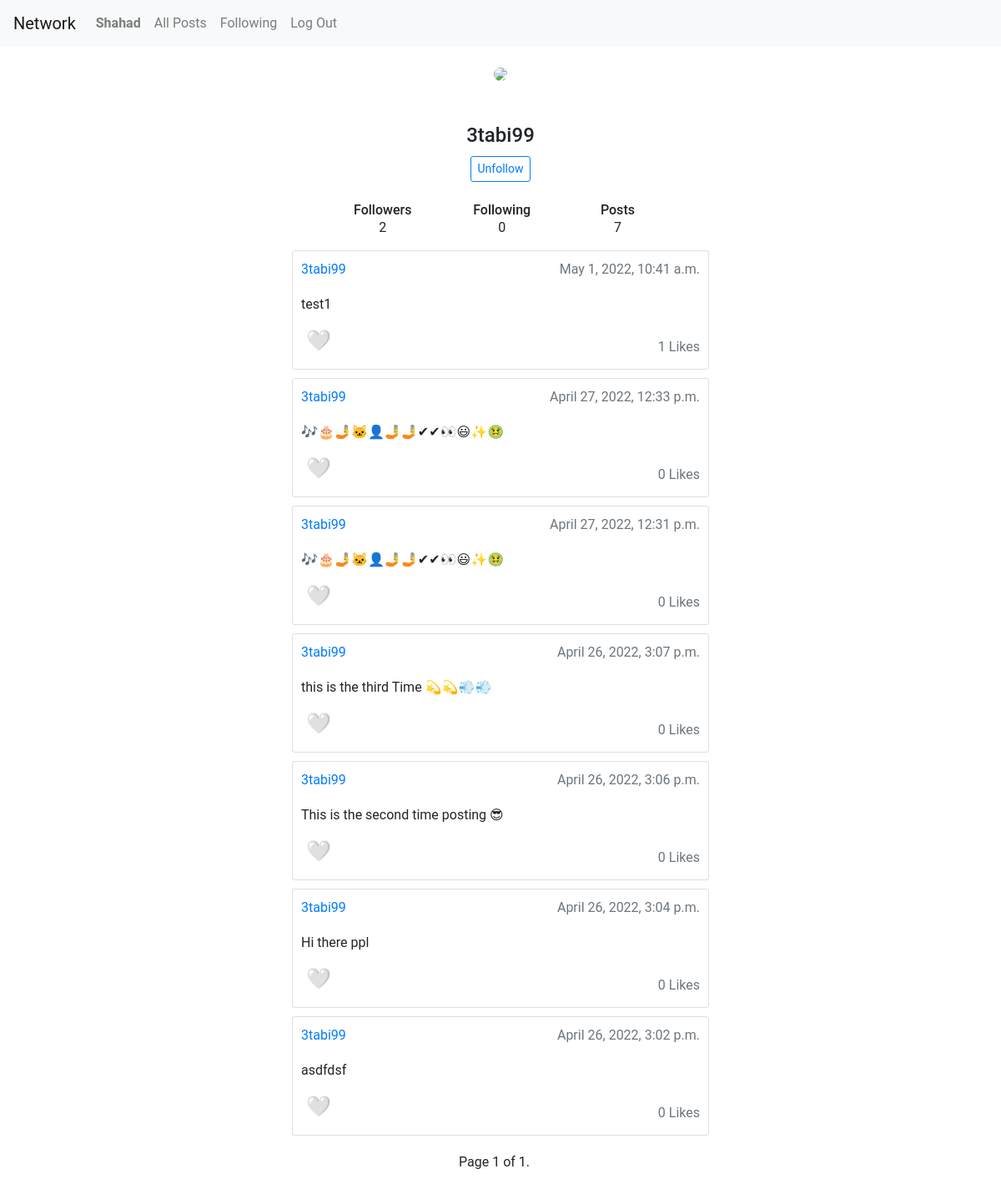
Page /profile/3tabi99 (signed in) on the earlier database version.
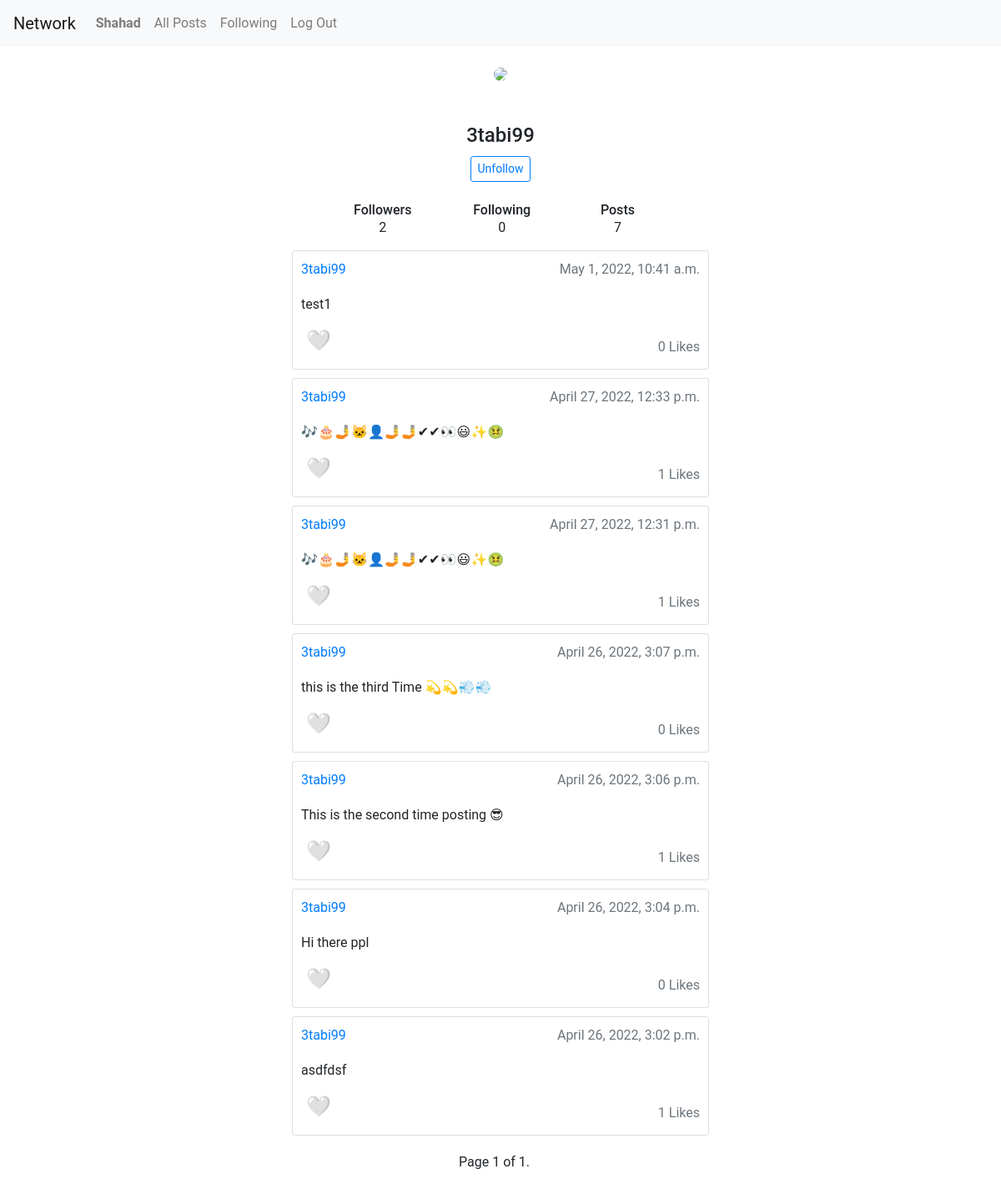
Same page on the later database version.
### network/models.py (models this page shows, shortened)
class Post(models.Model):
    user = models.ForeignKey(User, on_delete=models.CASCADE, related_name="post")
    post = models.CharField(max_length=255)
    time_stamp = models.DateTimeField(auto_now_add=True)
    like_count = models.IntegerField(default=0)

class User(AbstractUser):
    pass

### network/views.py (the view, shortened to what this page needs)
# urls.py: path("profile/<str:u_name>", views.profile, name="profile"),
@login_required(login_url=login_view)
def profile(request, u_name):
    profile_u = User.objects.get(username=u_name)
    user = request.user
    status = ''
    follower_model = Follower.objects.filter(follower=user, following=profile_u)
    if follower_model.exists():
        status = 'unfollow'
    else:
        status = 'follow'
    posts = Post.objects.filter(user=profile_u).order_by('-time_stamp')
    followers = Follower.objects.filter(following=profile_u).count()
    followings = Follower.objects.filter(follower=profile_u).count()
    paginator = Paginator(posts, 10)
    page_number = request.GET.get('page')
    page_obj = paginator.get_page(page_number)
    return render(request, "network/profile.html", context={
        'posts': posts,
        'user': user,
        'profile_u': profile_u,
        'followers': followers,
        'followings': followings,
        'posts_count': posts.count(),
        'page_obj': page_obj,
        'status': status
    })

### network/templates/network/profile.html (shortened to what this page needs)
{% extends "network/layout.html" %}
{% load static %}
{% block body %}
    <div class="container col-4 " style="margin-top: 20px">
        <div class="user text-center">
            <div class="profile" style="margin-top: 10px"><img src="https://i.imgur.com/JgYD2nQ.jpg"
                                                               class="rounded-circle" width="150"></div>
        </div>
        <div class="mt-5 text-center">
            <h4 class="mb-0">{{ profile_u.username.capitalize }}</h4>
            {% if user.id != profile_u.id %}
            <form action="{% url 'profile' profile_u.username %}" method="post">
                {% if status == 'follow' %}
                    <input type="submit" class="btn btn-outline-primary btn-sm follow" style="margin-top: 10px;"
                           value="Follow"/>
                    {% elif status == 'unfollow' %}
                    <input type="submit" class="btn btn-outline-primary btn-sm follow" style="margin-top: 10px;"
                           value="Unfollow"/>
                    {% endif %}
                    </form>
                {% endif %}
            <div class="d-flex justify-content-between align-items-center mt-4 px-4" style="margin-bottom: 15px">
                <div class="stats" style="margin-left: -15px">
                    <h6 class="mb-0">Followers</h6> <span>{{ followers }}</span>
                </div>
                <div class="stats" style="margin-left: -10px">
                    <h6 class="mb-0">Following</h6> <span>{{ followings }}</span>
                </div>
                <div class="stats">
                    <h6 class="mb-0">Posts</h6> <span>{{ posts_count }}</span>
                </div>
            </div>
        </div>
    </div>
    {% for post in page_obj.object_list %}
        <div class="container col-5 card" style="padding: 10px; margin-top: 10px">
            <div class="mb-1 text-primary float-left">
                {{ post.user.username }}
                <div class="mb-1 text-muted float-right">{{ post.time_stamp }}</div>
            </div>
            <div class="mb-1 float-left" style="margin-top: 10px">
                <div class="mb-2 card-text float-left" id="content_{{ post.id }}">{{ post.post }}</div>
            </div>
            <div>
                {% if user in likes.user %}
                    <input type="button" data-user="{{ post.user.id }}" onclick="like({{ post.id }})" class="mb-1 float-left" id="like_{{ post.id }}"
                       value="❤"
                       style="font-size: 24px; width:fit-content; border: none; background-color: transparent"/>
                {% else %}
                    <input type="button" data-user="{{ post.user.id }}" onclick="like({{ post.id }})" class="mb-1 float-left" id="like_{{ post.id }}"
                       value="🤍"
                       style="font-size: 24px; width:fit-content; border: none; background-color: transparent"/>
                {% endif %}
                <div class="mb-1 text-muted float-right" id="like_count_{{ post.id }}" style="margin-top: 15px">
                    {{ post.like_count }} Likes
                </div>
            </div>
        </div>
    {% endfor %}
    <div class="pagination container text-center">
    <span class="step-links text-center container" style="margin-bottom: 20px; margin-top: 20px;">
        <span class="current">
            Page {{ page_obj.number }} of {{ page_obj.paginator.num_pages }}.
        </span>
    </span>
    </div>
{% endblock %}

Differences in the rows shown:
changed Post "May 1, 2022, 10:41 a.m.": like_count "1" → "0"
changed Post "April 27, 2022, 12:33 p.m.": like_count "0" → "1"
changed Post "April 27, 2022, 12:31 p.m.": like_count "0" → "1"
changed Post "April 26, 2022, 3:06 p.m.": like_count "0" → "1"
changed Post "April 26, 2022, 3:02 p.m.": like_count "0" → "1"
